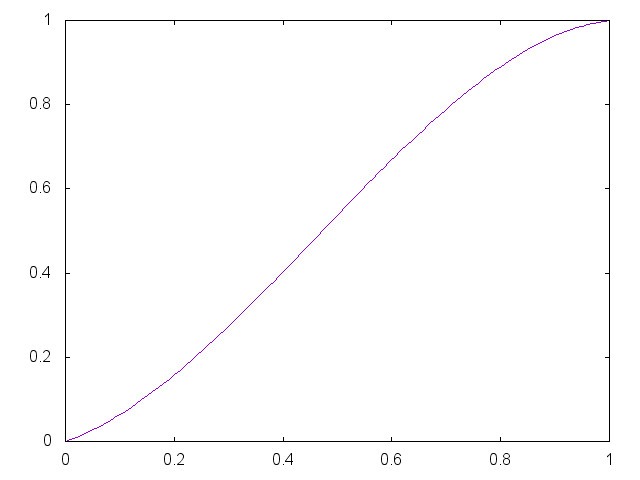

The script that saved this image:


set term png

set output "generate/static/generate/bezier-0.15-0.95.png"
plot '-' smooth bezier notitle
0 0
0.33 0.15
0.67 0.95 
1 1
e

reset;
